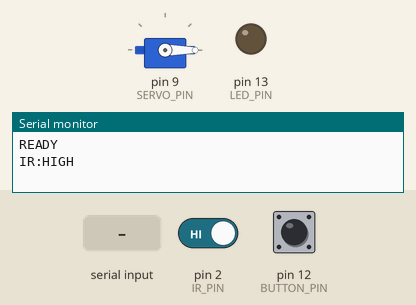
A sketch run on a simulated Arduino Uno, built with avr-gcc and run on an emulated ATmega328P. Parts: servo, output pins drawn as LEDs (lit = HIGH), the last lines printed to the serial monitor. Inputs (shaded band) come from the test bench; at power-on: pin 2 (IR_PIN) HIGH, pin 12 (BUTTON_PIN) HIGH.

Above: at 1.2 s.
1.3 s: pin 2 (IR_PIN) driven LOW
At 1.7 s:
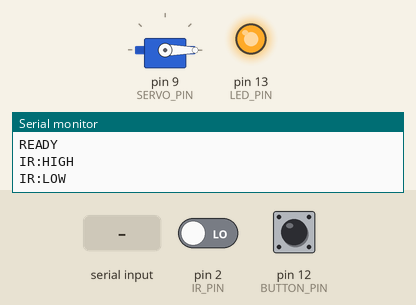
2.9 s: "TURN\n" received over Serial
At 3.5 s:
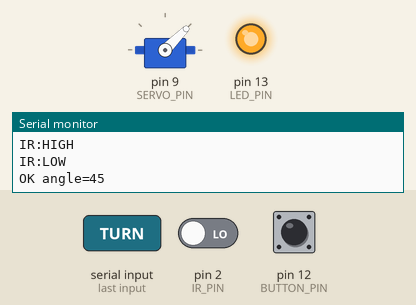
4.6 s: "SET 90\n" received over Serial
At 6.0 s:
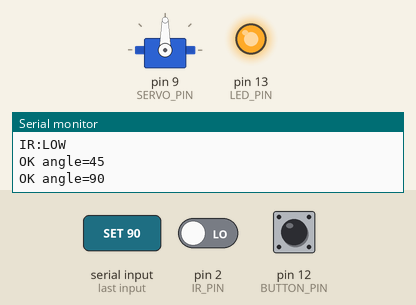
6.3 s: pin 2 (IR_PIN) driven HIGH
At 7.5 s:
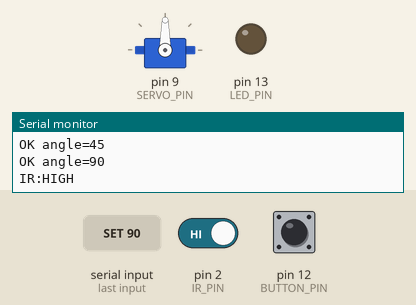
8.5 s: "TURN\n" received over Serial
At 9.0 s:
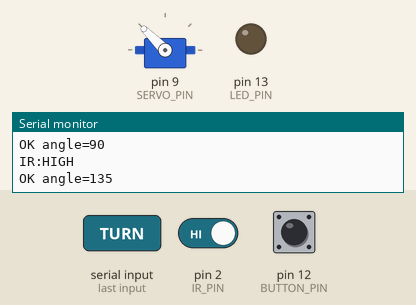
10.2 s: pin 2 (IR_PIN) driven LOW
At 10.8 s:
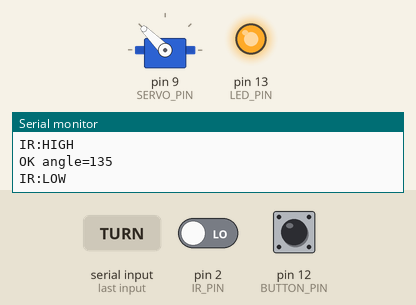
Timing chart, 0 to 12.8 s (numbered marks = the images above; inputs shaded):
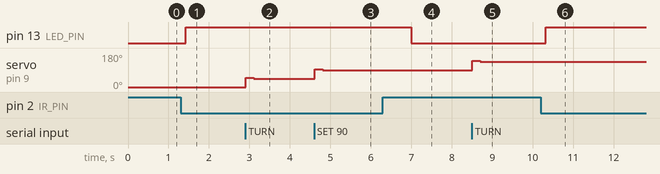

Measured:
- after the input at 1.3 s, pin 13 (LED_PIN): LOW → HIGH after 0.12 s
- after the input at 2.9 s, servo on pin 9 (SERVO_PIN): 0° → 48° at once, → 45° 0.20 s later
- after the input at 4.6 s, servo on pin 9 (SERVO_PIN): 45° → 93° at once, → 90° 0.20 s later
- after the input at 6.3 s, pin 13 (LED_PIN): HIGH → LOW after 0.70 s
- after the input at 8.5 s, servo on pin 9 (SERVO_PIN): 90° → 138° at once, → 135° 0.20 s later
- after the input at 10.2 s, pin 13 (LED_PIN): LOW → HIGH after 0.12 s

The sketch:

pillpal.ino
```cpp
#include <Servo.h>

/* ================= Pins ================= */
const int SERVO_PIN  = 9;    // servo signal
const int IR_PIN     = 2;    // break-beam receiver OUT (active-LOW with INPUT_PULLUP)
const int BUTTON_PIN = 12;   // button to GND (uses INPUT_PULLUP)
const int LED_PIN    = LED_BUILTIN; // status LED (onboard pin 13)

/* ============== Servo config ============== */
Servo myServo;
int angle = 0;                 // current target angle 0..180
const int OVERSHOOT = 3;       // degrees to overshoot to break friction
const int SETTLE_MS = 200;     // ms to wait at overshoot before target
const int POST_MOVE_MS = 60;   // small pause after final write

/* ============== IR filter ============== */
/* confirm a new IR state only after it remains stable long enough */
const unsigned long STABLE_LOW_MS  = 120; // confirm LOW (blocked/present) quickly
const unsigned long STABLE_HIGH_MS = 700; // confirm HIGH (clear/taken) slower

int stableIR;                  // last confirmed state (LOW/HIGH)
int candidateIR;               // candidate state we are timing
unsigned long candidateSince;  // when candidateIR started

/* ============== Button debounce (edge) ============== */
bool btnStable = HIGH;         // INPUT_PULLUP idle HIGH
bool btnLastReported = HIGH;
unsigned long btnChangedAt = 0;
const unsigned long BTN_DEBOUNCE_MS = 25;

/* ============== Serial helpers ============== */
String readLine() {
  static String buf;
  while (Serial.available()) {
    char c = Serial.read();
    if (c == '\n' || c == '\r') {
      if (buf.length()) { String out = buf; buf = ""; return out; }
    } else {
      buf += c;
    }
  }
  return "";
}

void sendIRPush(int v) {
  Serial.print("IR:");
  Serial.println(v == LOW ? "LOW" : "HIGH");
}

void sendIROneShot(int v) {
  Serial.print("IR=");
  Serial.println(v == LOW ? "LOW" : "HIGH");
}

/* ============== Motion ============== */
void moveTo(int target) {
  target = constrain(target, 0, 180);

  if (target > angle) {
    int over = min(target + OVERSHOOT, 180);
    myServo.write(over);
    delay(SETTLE_MS);
  } else if (target < angle) {
    int over = max(target - OVERSHOOT, 0);
    myServo.write(over);
    delay(SETTLE_MS);
  }

  angle = target;
  myServo.write(angle);
  delay(POST_MOVE_MS);

  Serial.print("OK angle=");
  Serial.println(angle);
}

/* ============== IR filtering ============== */
void updateIR() {
  int raw = digitalRead(IR_PIN);
  unsigned long now = millis();

  if (raw != candidateIR) {
    candidateIR = raw;
    candidateSince = now;
  }

  unsigned long need = (candidateIR == HIGH) ? STABLE_HIGH_MS : STABLE_LOW_MS;
  if (candidateIR != stableIR && (now - candidateSince) >= need) {
    stableIR = candidateIR;
    sendIRPush(stableIR);                             // push event to Pi
    digitalWrite(LED_PIN, (stableIR == LOW) ? HIGH : LOW); // LED on when blocked
  }
}

/* ============== Button edge detector ============== */
bool buttonPressedEdge() {
  bool raw = digitalRead(BUTTON_PIN);
  unsigned long now = millis();

  if (raw != btnStable) {
    btnStable = raw;
    btnChangedAt = now;
  }

  if ((now - btnChangedAt) >= BTN_DEBOUNCE_MS) {
    if (btnStable != btnLastReported) {
      bool was = btnLastReported;
      btnLastReported = btnStable;
      if (was == HIGH && btnStable == LOW) {
        // falling edge = press
        return true;
      }
    }
  }
  return false;
}

/* ============== Setup ============== */
void setup() {
  pinMode(LED_PIN, OUTPUT);

  // IR input (active-LOW). If your module is active-HIGH, change to INPUT and invert prints.
  pinMode(IR_PIN, INPUT_PULLUP);
  stableIR = digitalRead(IR_PIN);
  candidateIR = stableIR;
  candidateSince = millis();
  digitalWrite(LED_PIN, (stableIR == LOW) ? HIGH : LOW);

  pinMode(BUTTON_PIN, INPUT_PULLUP);

  myServo.attach(SERVO_PIN);
  myServo.write(angle);

  Serial.begin(9600);
  delay(20);
  Serial.println("READY");
  sendIRPush(stableIR);  // announce initial IR state
}

/* ============== Loop ============== */
void loop() {
  /* 1) Always keep IR filter alive + LED reflecting IR */
  updateIR();

  /* 2) Button: on debounced press, notify the Pi (or your main script) */
  if (buttonPressedEdge()) {
    Serial.println("BTN:PRESS");
  }

  /* 3) Handle serial commands from Raspberry Pi */
  String cmd = readLine();
  if (cmd.length()) {
    if (cmd == "TURN") {
      int next = angle + 45;
      if (next > 180) next = 0;  // wrap
      moveTo(next);

    } else if (cmd.startsWith("SET ")) {
      int req = cmd.substring(4).toInt();
      moveTo(req);

    } else if (cmd == "IR?") {
      sendIROneShot(stableIR);

    } else if (cmd == "PING") {
      Serial.println("PONG");

    } else {
      Serial.print("ERR unknown: ");
      Serial.println(cmd);
    }
  }

  // small idle delay to avoid busy-looping
  delay(5);
}
```
